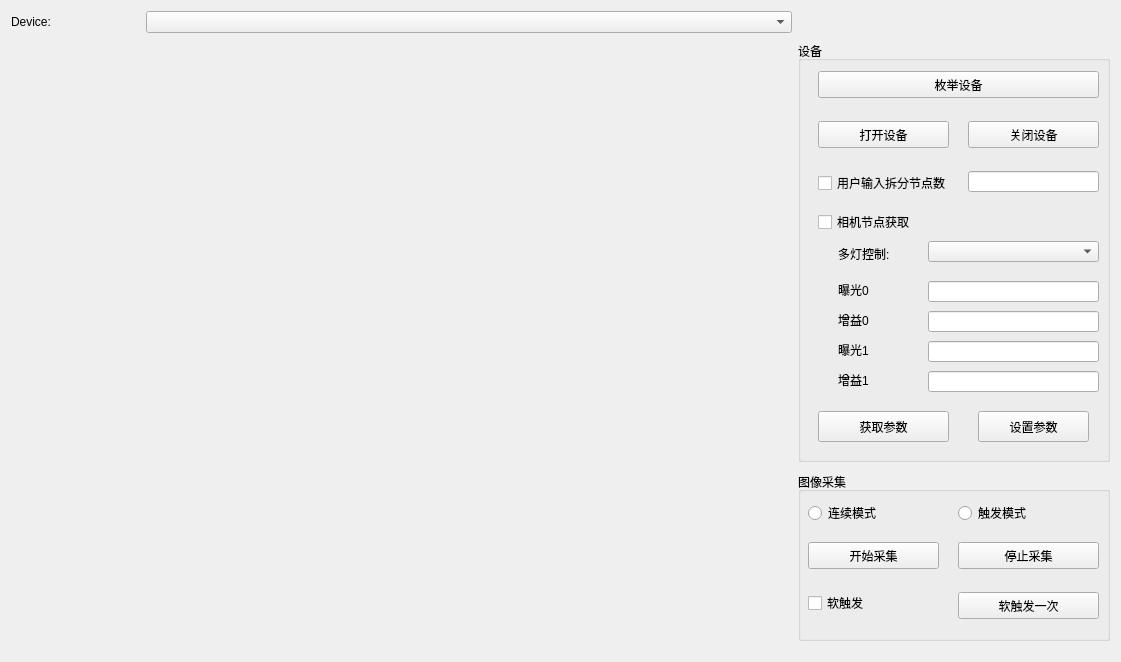
<?xml version="1.0" encoding="UTF-8"?>
<ui version="4.0">
 <class>MultiLightCtrlDemo</class>
 <widget class="QMainWindow" name="MultiLightCtrlDemo">
  <property name="geometry">
   <rect>
    <x>0</x>
    <y>0</y>
    <width>1121</width>
    <height>662</height>
   </rect>
  </property>
  <property name="windowTitle">
   <string>MultiLightCtrlDemo</string>
  </property>
  <widget class="QWidget" name="centralWidget">
   <layout class="QHBoxLayout" name="horizontalLayout" stretch="5,2">
    <item>
     <layout class="QVBoxLayout" name="verticalLayout" stretch="1,10">
      <item>
       <layout class="QGridLayout" name="gridLayout" columnstretch="1,5">
        <item row="0" column="0">
         <widget class="QLabel" name="label_2">
          <property name="text">
           <string>Device:</string>
          </property>
         </widget>
        </item>
        <item row="0" column="1">
         <widget class="QComboBox" name="DevicecomboBox"/>
        </item>
       </layout>
      </item>
      <item>
       <layout class="QGridLayout" name="gridLayout_2" rowstretch="1,1" columnstretch="1,1">
        <item row="0" column="0">
         <widget class="QWidget" name="Display1widget" native="true"/>
        </item>
        <item row="0" column="1">
         <widget class="QWidget" name="Display2widget" native="true"/>
        </item>
        <item row="1" column="0">
         <widget class="QWidget" name="Display3widget" native="true"/>
        </item>
        <item row="1" column="1">
         <widget class="QWidget" name="Display4widget" native="true"/>
        </item>
       </layout>
      </item>
     </layout>
    </item>
    <item>
     <layout class="QVBoxLayout" name="verticalLayout_2" stretch="5,2">
      <property name="spacing">
       <number>10</number>
      </property>
      <property name="topMargin">
       <number>30</number>
      </property>
      <property name="bottomMargin">
       <number>10</number>
      </property>
      <item>
       <widget class="QGroupBox" name="groupBox">
        <property name="title">
         <string>设备</string>
        </property>
        <widget class="QPushButton" name="EnumDeviceButton">
         <property name="geometry">
          <rect>
           <x>20</x>
           <y>30</y>
           <width>281</width>
           <height>27</height>
          </rect>
         </property>
         <property name="text">
          <string>枚举设备</string>
         </property>
        </widget>
        <widget class="QPushButton" name="OpenButton">
         <property name="geometry">
          <rect>
           <x>20</x>
           <y>80</y>
           <width>131</width>
           <height>27</height>
          </rect>
         </property>
         <property name="text">
          <string>打开设备</string>
         </property>
        </widget>
        <widget class="QPushButton" name="CloseButton">
         <property name="geometry">
          <rect>
           <x>170</x>
           <y>80</y>
           <width>131</width>
           <height>27</height>
          </rect>
         </property>
         <property name="text">
          <string>关闭设备</string>
         </property>
        </widget>
        <widget class="QComboBox" name="MultiLightcomboBox">
         <property name="geometry">
          <rect>
           <x>130</x>
           <y>200</y>
           <width>171</width>
           <height>21</height>
          </rect>
         </property>
        </widget>
        <widget class="QLabel" name="label_3">
         <property name="geometry">
          <rect>
           <x>40</x>
           <y>204</y>
           <width>61</width>
           <height>17</height>
          </rect>
         </property>
         <property name="text">
          <string>多灯控制:</string>
         </property>
        </widget>
        <widget class="QCheckBox" name="chkUserInput">
         <property name="geometry">
          <rect>
           <x>20</x>
           <y>131</y>
           <width>141</width>
           <height>22</height>
          </rect>
         </property>
         <property name="text">
          <string>用户输入拆分节点数</string>
         </property>
        </widget>
        <widget class="QCheckBox" name="chkCamNode">
         <property name="geometry">
          <rect>
           <x>20</x>
           <y>170</y>
           <width>111</width>
           <height>22</height>
          </rect>
         </property>
         <property name="text">
          <string>相机节点获取</string>
         </property>
        </widget>
        <widget class="QLineEdit" name="txtUserInput">
         <property name="geometry">
          <rect>
           <x>170</x>
           <y>130</y>
           <width>131</width>
           <height>21</height>
          </rect>
         </property>
        </widget>
        <widget class="QLabel" name="label_4">
         <property name="geometry">
          <rect>
           <x>40</x>
           <y>240</y>
           <width>61</width>
           <height>17</height>
          </rect>
         </property>
         <property name="text">
          <string>曝光0</string>
         </property>
        </widget>
        <widget class="QLabel" name="label_5">
         <property name="geometry">
          <rect>
           <x>40</x>
           <y>270</y>
           <width>61</width>
           <height>17</height>
          </rect>
         </property>
         <property name="text">
          <string>增益0</string>
         </property>
        </widget>
        <widget class="QLabel" name="label_6">
         <property name="geometry">
          <rect>
           <x>40</x>
           <y>300</y>
           <width>61</width>
           <height>17</height>
          </rect>
         </property>
         <property name="text">
          <string>曝光1</string>
         </property>
        </widget>
        <widget class="QLabel" name="label_7">
         <property name="geometry">
          <rect>
           <x>40</x>
           <y>330</y>
           <width>61</width>
           <height>17</height>
          </rect>
         </property>
         <property name="text">
          <string>增益1</string>
         </property>
        </widget>
        <widget class="QPushButton" name="GetparamBtn">
         <property name="geometry">
          <rect>
           <x>20</x>
           <y>370</y>
           <width>131</width>
           <height>31</height>
          </rect>
         </property>
         <property name="text">
          <string>获取参数</string>
         </property>
        </widget>
        <widget class="QPushButton" name="SetparamBtn">
         <property name="geometry">
          <rect>
           <x>180</x>
           <y>370</y>
           <width>111</width>
           <height>31</height>
          </rect>
         </property>
         <property name="text">
          <string>设置参数</string>
         </property>
        </widget>
        <widget class="QLineEdit" name="txtExpose0">
         <property name="geometry">
          <rect>
           <x>130</x>
           <y>240</y>
           <width>171</width>
           <height>21</height>
          </rect>
         </property>
        </widget>
        <widget class="QLineEdit" name="txtGain0">
         <property name="geometry">
          <rect>
           <x>130</x>
           <y>270</y>
           <width>171</width>
           <height>21</height>
          </rect>
         </property>
        </widget>
        <widget class="QLineEdit" name="txtExpose1">
         <property name="geometry">
          <rect>
           <x>130</x>
           <y>300</y>
           <width>171</width>
           <height>21</height>
          </rect>
         </property>
        </widget>
        <widget class="QLineEdit" name="txtGain1">
         <property name="geometry">
          <rect>
           <x>130</x>
           <y>330</y>
           <width>171</width>
           <height>21</height>
          </rect>
         </property>
        </widget>
       </widget>
      </item>
      <item>
       <widget class="QGroupBox" name="groupBox_3">
        <property name="title">
         <string>图像采集</string>
        </property>
        <widget class="QPushButton" name="StartButton">
         <property name="geometry">
          <rect>
           <x>10</x>
           <y>70</y>
           <width>131</width>
           <height>27</height>
          </rect>
         </property>
         <property name="text">
          <string>开始采集</string>
         </property>
        </widget>
        <widget class="QPushButton" name="StopButton">
         <property name="geometry">
          <rect>
           <x>160</x>
           <y>70</y>
           <width>141</width>
           <height>27</height>
          </rect>
         </property>
         <property name="text">
          <string>停止采集</string>
         </property>
        </widget>
        <widget class="QRadioButton" name="ContinusRadioButton">
         <property name="geometry">
          <rect>
           <x>10</x>
           <y>30</y>
           <width>151</width>
           <height>22</height>
          </rect>
         </property>
         <property name="text">
          <string>连续模式</string>
         </property>
        </widget>
        <widget class="QRadioButton" name="TriggerRadioButton">
         <property name="geometry">
          <rect>
           <x>160</x>
           <y>30</y>
           <width>131</width>
           <height>22</height>
          </rect>
         </property>
         <property name="text">
          <string>触发模式</string>
         </property>
        </widget>
        <widget class="QCheckBox" name="SoftwareCheckBox">
         <property name="geometry">
          <rect>
           <x>10</x>
           <y>120</y>
           <width>161</width>
           <height>22</height>
          </rect>
         </property>
         <property name="text">
          <string>软触发</string>
         </property>
        </widget>
        <widget class="QPushButton" name="SoftwareButton">
         <property name="geometry">
          <rect>
           <x>160</x>
           <y>120</y>
           <width>141</width>
           <height>27</height>
          </rect>
         </property>
         <property name="text">
          <string>软触发一次</string>
         </property>
        </widget>
       </widget>
      </item>
     </layout>
    </item>
   </layout>
  </widget>
 </widget>
 <layoutdefault spacing="6" margin="11"/>
 <resources/>
 <connections/>
</ui>
